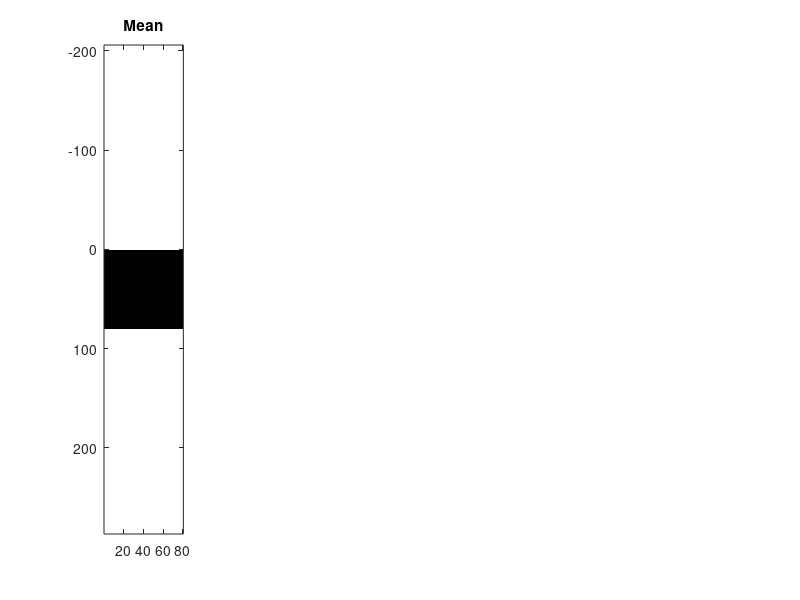

Here is the MATLAB script that generated this plot: (Note: this script raises an error after producing the figure.)
clc ;
clear ;

set(0,'DefaultFigureVisible','off')

% Loading data
imagefiles = dir('data_fruit/*.png') ;      
nfiles = length(imagefiles) ;    % Number of files found

data = zeros(80*80*3,nfiles) ;

for ii=1:nfiles
   filename = imagefiles(ii).name ;
   fullFileName = fullfile('data_fruit', filename);
   imagedata = imread(fullFileName);
   
%    Reshaping the data into a vector of length 19200
   data(:,ii) = im2double(reshape(imagedata, 80*80*3, 1, 1)) ;
end

% Finding mean of the daaset
mu = zeros(80*80*3,1) ;

for ii=1:nfiles
   mu = mu + data(:,ii)/nfiles ;
end

data = data-mu ;

% Mean Image
figure ;
subplot(1,5,1) ;
image(rescale(reshape(mu, 80, 80, 3))) ;
title('Mean') ;
axis equal ;
axis tight ;

% Finding Covariance matrix 
C = zeros(19200,19200) ;

for i=1:nfiles
    C = C + data(:,i)*data(:,i)'/nfiles ;
end

% Getting Top 10 eigenvalues and corresponding eigenvectors 
[v, lambda] = eigs(C, 10);

% Images of top 4 principle eigenvectors
for i=1:4
    subplot(1,5,i+1) ;
    image(rescale(reshape(v(:,i), 80, 80, 3))) ;
    title('Eigenvector '+string(i)) ;
    axis equal ;
    axis tight ;
end
saveas(gcf,'Q6_MeanAnd4Eigenvectors.png') ;

% Plot of top ten eigenvectors 
figure ;
plot(diag(lambda),'o-') ;
xlabel('Component Number') ;
ylabel('Eigenvalue') ;
saveas(gcf,'Q6_eigenvalues.png') ;

for i=1:nfiles
    figure ;
    subplot(1,2,1) ;
    image(rescale(reshape(data(:,i)+mu, 80, 80, 3))) ;
    title('original') ;
    axis equal ;
    axis tight ;
    
%     Projected image on 4 principle eigenvectors

    subplot(1,2,2) ;
%     Generated image = Projection of image along the eigenvectors + mean of the data
    img = v(:,1:4)*v(:,1:4)'*data(:,i) + mu ;
    image(rescale(reshape(img, 80, 80, 3))) ;
    title('regenerated');
    axis equal ;
    axis tight ;
    saveas(gcf,'Q6_fruit'+string(i)+'.png') ;
end

% Random Number Generator Seed
rng(0) ;

% Generating New fruit Images
lambda(1:4,1:4)
figure ;
for i=1:3
    subplot(1,3,i) ;
    img = mu ;
%     Adding Eigenvector multipled by a random variable 
    for j=1:4
        img = img + sqrt(lambda(j,j))*v(:,j)*randn ;
    end
    image(rescale(reshape(img, 80, 80, 3))) ;
    axis equal ;
    axis tight ;
end
saveas(gcf,'Q6_generated_fruits.png') ;





